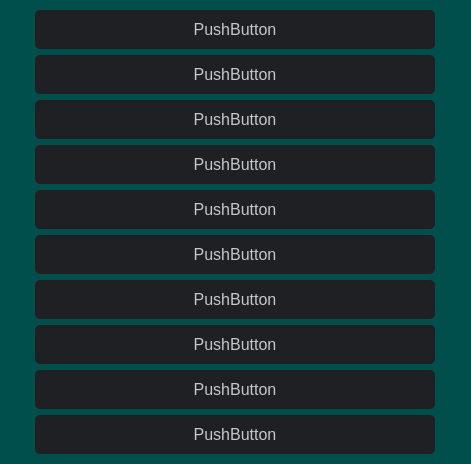
<?xml version="1.0" encoding="UTF-8"?>
<ui version="4.0">
 <class>MainWindow</class>
 <widget class="QMainWindow" name="MainWindow">
  <property name="geometry">
   <rect>
    <x>0</x>
    <y>0</y>
    <width>471</width>
    <height>464</height>
   </rect>
  </property>
  <property name="minimumSize">
   <size>
    <width>471</width>
    <height>464</height>
   </size>
  </property>
  <property name="maximumSize">
   <size>
    <width>471</width>
    <height>464</height>
   </size>
  </property>
  <property name="windowTitle">
   <string>MainWindow</string>
  </property>
  <property name="styleSheet">
   <string notr="true">QPushButton{
	padding: 10 px;
	background-color: #ffc595;
	border-radius: 5px;
}</string>
  </property>
  <widget class="QWidget" name="centralwidget">
   <property name="styleSheet">
    <string notr="true">#centralwidget{
	background-color: #004F4D;
}

QPushButton{
	background-color: #1F2024;
	color: rgb(200, 200, 200);
	font: 16px Segoe UI;
}

QPushButton:hover {
	background-color: rgb(85, 108, 113);
}

QPushButton:pressed {	
	background-color: rgb(66, 66, 66);
	color: rgb(255, 255, 255);
}</string>
   </property>
   <layout class="QGridLayout" name="gridLayout_2">
    <item row="0" column="1">
     <layout class="QGridLayout" name="gridLayout">
      <item row="1" column="0">
       <widget class="QPushButton" name="widget_btn_1">
        <property name="minimumSize">
         <size>
          <width>400</width>
          <height>0</height>
         </size>
        </property>
        <property name="font">
         <font>
          <family>Segoe UI</family>
          <pointsize>-1</pointsize>
          <weight>50</weight>
          <italic>false</italic>
          <bold>false</bold>
         </font>
        </property>
        <property name="cursor">
         <cursorShape>OpenHandCursor</cursorShape>
        </property>
        <property name="styleSheet">
         <string notr="true"/>
        </property>
        <property name="text">
         <string>PushButton</string>
        </property>
       </widget>
      </item>
      <item row="7" column="0">
       <widget class="QPushButton" name="widget_btn_7">
        <property name="font">
         <font>
          <family>Segoe UI</family>
          <pointsize>-1</pointsize>
          <weight>50</weight>
          <italic>false</italic>
          <bold>false</bold>
         </font>
        </property>
        <property name="cursor">
         <cursorShape>OpenHandCursor</cursorShape>
        </property>
        <property name="styleSheet">
         <string notr="true"/>
        </property>
        <property name="text">
         <string>PushButton</string>
        </property>
       </widget>
      </item>
      <item row="5" column="0">
       <widget class="QPushButton" name="widget_btn_5">
        <property name="font">
         <font>
          <family>Segoe UI</family>
          <pointsize>-1</pointsize>
          <weight>50</weight>
          <italic>false</italic>
          <bold>false</bold>
         </font>
        </property>
        <property name="cursor">
         <cursorShape>OpenHandCursor</cursorShape>
        </property>
        <property name="styleSheet">
         <string notr="true"/>
        </property>
        <property name="text">
         <string>PushButton</string>
        </property>
       </widget>
      </item>
      <item row="9" column="0">
       <widget class="QPushButton" name="widget_btn_9">
        <property name="font">
         <font>
          <family>Segoe UI</family>
          <pointsize>-1</pointsize>
          <weight>50</weight>
          <italic>false</italic>
          <bold>false</bold>
         </font>
        </property>
        <property name="cursor">
         <cursorShape>OpenHandCursor</cursorShape>
        </property>
        <property name="styleSheet">
         <string notr="true"/>
        </property>
        <property name="text">
         <string>PushButton</string>
        </property>
       </widget>
      </item>
      <item row="6" column="0">
       <widget class="QPushButton" name="widget_btn_6">
        <property name="font">
         <font>
          <family>Segoe UI</family>
          <pointsize>-1</pointsize>
          <weight>50</weight>
          <italic>false</italic>
          <bold>false</bold>
         </font>
        </property>
        <property name="cursor">
         <cursorShape>OpenHandCursor</cursorShape>
        </property>
        <property name="styleSheet">
         <string notr="true"/>
        </property>
        <property name="text">
         <string>PushButton</string>
        </property>
       </widget>
      </item>
      <item row="4" column="0">
       <widget class="QPushButton" name="widget_btn_4">
        <property name="font">
         <font>
          <family>Segoe UI</family>
          <pointsize>-1</pointsize>
          <weight>50</weight>
          <italic>false</italic>
          <bold>false</bold>
         </font>
        </property>
        <property name="cursor">
         <cursorShape>OpenHandCursor</cursorShape>
        </property>
        <property name="styleSheet">
         <string notr="true"/>
        </property>
        <property name="text">
         <string>PushButton</string>
        </property>
       </widget>
      </item>
      <item row="2" column="0">
       <widget class="QPushButton" name="widget_btn_2">
        <property name="font">
         <font>
          <family>Segoe UI</family>
          <pointsize>-1</pointsize>
          <weight>50</weight>
          <italic>false</italic>
          <bold>false</bold>
         </font>
        </property>
        <property name="cursor">
         <cursorShape>OpenHandCursor</cursorShape>
        </property>
        <property name="styleSheet">
         <string notr="true"/>
        </property>
        <property name="text">
         <string>PushButton</string>
        </property>
       </widget>
      </item>
      <item row="3" column="0">
       <widget class="QPushButton" name="widget_btn_3">
        <property name="font">
         <font>
          <family>Segoe UI</family>
          <pointsize>-1</pointsize>
          <weight>50</weight>
          <italic>false</italic>
          <bold>false</bold>
         </font>
        </property>
        <property name="cursor">
         <cursorShape>OpenHandCursor</cursorShape>
        </property>
        <property name="styleSheet">
         <string notr="true"/>
        </property>
        <property name="text">
         <string>PushButton</string>
        </property>
       </widget>
      </item>
      <item row="8" column="0">
       <widget class="QPushButton" name="widget_btn_8">
        <property name="font">
         <font>
          <family>Segoe UI</family>
          <pointsize>-1</pointsize>
          <weight>50</weight>
          <italic>false</italic>
          <bold>false</bold>
         </font>
        </property>
        <property name="cursor">
         <cursorShape>OpenHandCursor</cursorShape>
        </property>
        <property name="styleSheet">
         <string notr="true"/>
        </property>
        <property name="text">
         <string>PushButton</string>
        </property>
       </widget>
      </item>
      <item row="10" column="0">
       <widget class="QPushButton" name="widget_btn_10">
        <property name="font">
         <font>
          <family>Segoe UI</family>
          <pointsize>-1</pointsize>
          <weight>50</weight>
          <italic>false</italic>
          <bold>false</bold>
         </font>
        </property>
        <property name="cursor">
         <cursorShape>OpenHandCursor</cursorShape>
        </property>
        <property name="styleSheet">
         <string notr="true"/>
        </property>
        <property name="text">
         <string>PushButton</string>
        </property>
       </widget>
      </item>
     </layout>
    </item>
    <item row="0" column="0">
     <spacer name="horizontalSpacer">
      <property name="orientation">
       <enum>Qt::Horizontal</enum>
      </property>
      <property name="sizeHint" stdset="0">
       <size>
        <width>40</width>
        <height>20</height>
       </size>
      </property>
     </spacer>
    </item>
    <item row="0" column="2">
     <spacer name="horizontalSpacer_2">
      <property name="orientation">
       <enum>Qt::Horizontal</enum>
      </property>
      <property name="sizeHint" stdset="0">
       <size>
        <width>40</width>
        <height>20</height>
       </size>
      </property>
     </spacer>
    </item>
   </layout>
  </widget>
 </widget>
 <resources/>
 <connections/>
</ui>
